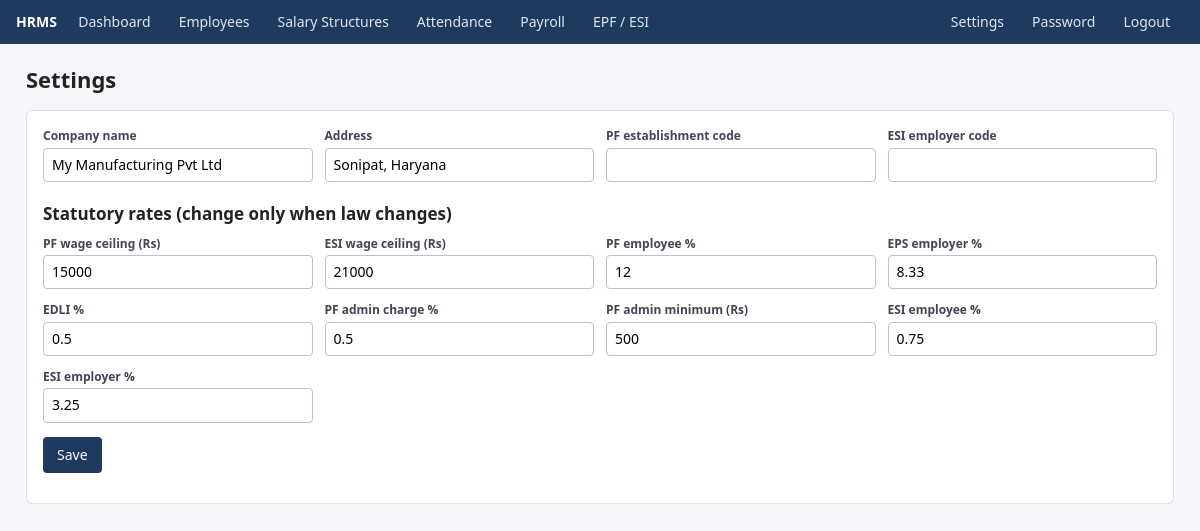
The app's page /settings (signed in) with its own data.
### models.py (models this page shows)
class Setting(Base):
    __tablename__ = "settings"
    key = Column(String, primary_key=True)
    value = Column(String)

### app.py (the view, shortened to what this page needs)
@app.route("/settings", methods=["GET", "POST"])
def settings():
    return render_template("settings.html")

### app.py (called while the page is built)
@app.teardown_appcontext
def _shutdown(exc=None):
    db.remove()

@app.before_request
def _auth():
    if request.endpoint in ("login", "static"):
        return
    if "uid" not in session:
        return redirect(url_for("login", next=request.path))

@app.context_processor
def _ctx():
    return dict(S=get_settings(), today=date.today(), cur_month=date.today().strftime("%Y-%m"),
                month_label=pdfs.month_label,
                cats_all=db.query(Category).order_by(Category.name).all() if "uid" in session else [])

### models.py (called while the page is built)
def get_settings():
    s = dict(DEFAULT_SETTINGS)
    for row in db.query(Setting).all():
        s[row.key] = row.value
    return s

### templates/settings.html
{% extends "base.html" %}{% block body %}
<h1>Settings</h1>
<form method="post" class="card"><div class="form">
  <div><label>Company name</label><input name="company_name" value="{{ S.company_name }}"></div>
  <div><label>Address</label><input name="company_address" value="{{ S.company_address }}"></div>
  <div><label>PF establishment code</label><input name="pf_code" value="{{ S.pf_code }}"></div>
  <div><label>ESI employer code</label><input name="esi_code" value="{{ S.esi_code }}"></div>
</div>
<h2>Statutory rates (change only when law changes)</h2><div class="form">
  <div><label>PF wage ceiling (Rs)</label><input name="pf_wage_ceiling" value="{{ S.pf_wage_ceiling }}"></div>
  <div><label>ESI wage ceiling (Rs)</label><input name="esi_wage_ceiling" value="{{ S.esi_wage_ceiling }}"></div>
  <div><label>PF employee % </label><input name="pf_ee_rate" value="{{ S.pf_ee_rate }}"></div>
  <div><label>EPS employer %</label><input name="eps_rate" value="{{ S.eps_rate }}"></div>
  <div><label>EDLI %</label><input name="edli_rate" value="{{ S.edli_rate }}"></div>
  <div><label>PF admin charge %</label><input name="pf_admin_rate" value="{{ S.pf_admin_rate }}"></div>
  <div><label>PF admin minimum (Rs)</label><input name="pf_admin_min" value="{{ S.pf_admin_min }}"></div>
  <div><label>ESI employee %</label><input name="esi_ee_rate" value="{{ S.esi_ee_rate }}"></div>
  <div><label>ESI employer %</label><input name="esi_er_rate" value="{{ S.esi_er_rate }}"></div>
</div><p><button class="btn">Save</button></p></form>
{% endblock %}

### static/style.css (style rules this page uses)
* { box-sizing:border-box }
body { font:14px/1.45 Segoe UI,Arial,sans-serif;margin:0;background:#f4f6f9;color:#222 }
h1 { font-size:22px;margin:0 0 14px }
h2 { font-size:17px;margin:20px 0 8px }
.card { background:#fff;border:1px solid #dde2ea;border-radius:6px;padding:16px;margin-bottom:16px }
input,select,textarea { padding:6px 8px;border:1px solid #b9c2d0;border-radius:4px;font:inherit;width:100% }
label { display:block;font-weight:600;font-size:12px;color:#445;margin-bottom:3px }
.form { display:grid;grid-template-columns:repeat(auto-fit,minmax(240px,1fr));gap:12px }
.btn { display:inline-block;background:#1f3a5f;color:#fff;border:0;padding:8px 14px;border-radius:4px;cursor:pointer;text-decoration:none;font:inherit }

### records on screen
Setting: company_name "My Manufacturing Pvt Ltd"
Setting: company_address "Sonipat, Haryana"
Setting: pf_wage_ceiling "15000"
Setting: esi_wage_ceiling "21000"
Setting: pf_ee_rate "12"
Setting: eps_rate "8.33"
Setting: edli_rate "0.5"
Setting: pf_admin_rate "0.5"
Setting: pf_admin_min "500"
Setting: esi_ee_rate "0.75"
Setting: esi_er_rate "3.25"
